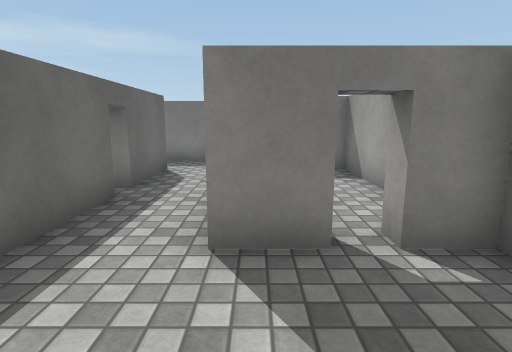
View 1 (above)

16 first-person views from a walk through a 3-D level made in the Unity game engine. The camera is 1.3 m above the floor, tilts 10° down and sees 80° across. The floor is counted in squares, 1 m on a side. Each view is taken from the middle of a square. On the plan, view 1 faces up. The plan holds only what a view shows up to about 14 squares ahead; the rest is blank. Door leaves are left out, so doorways stand open. Surface patterns are stand-ins for the level's own textures.

View 2
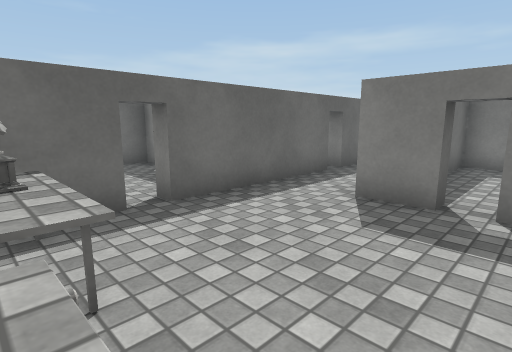

View 3
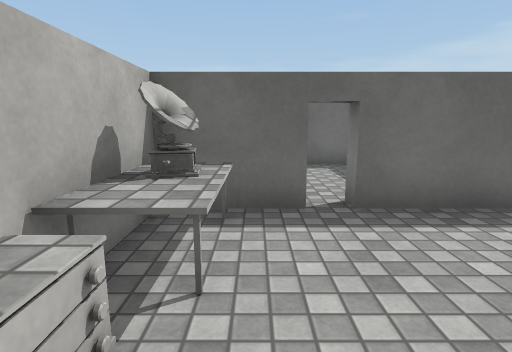

View 4
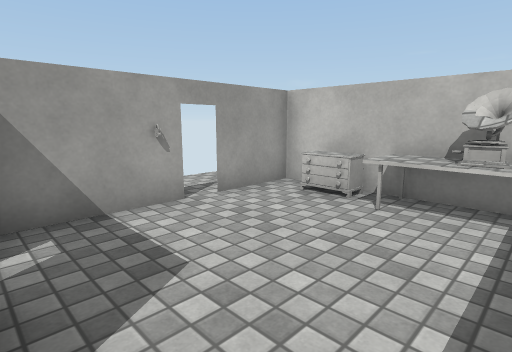

View 5
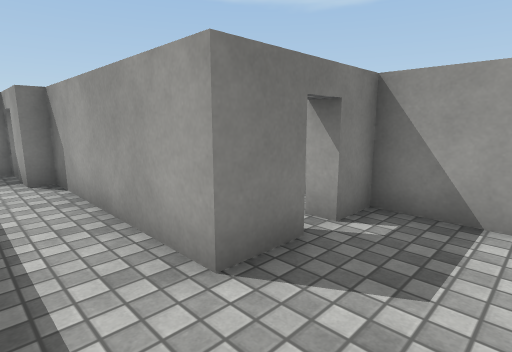

View 6
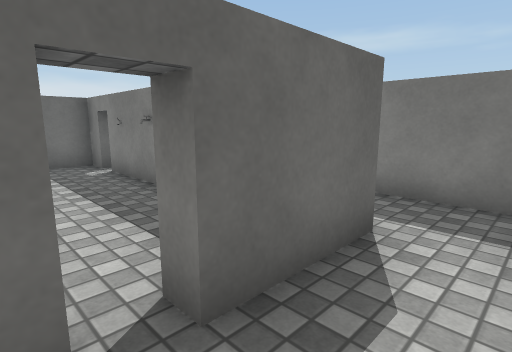

View 7
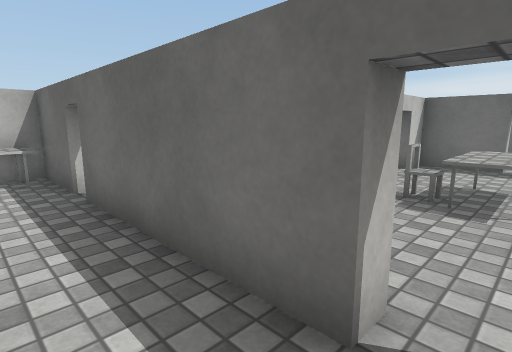

View 8
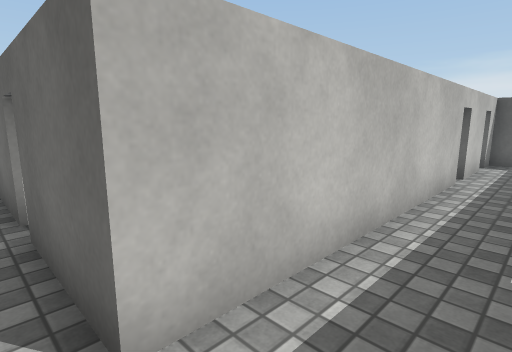

View 9
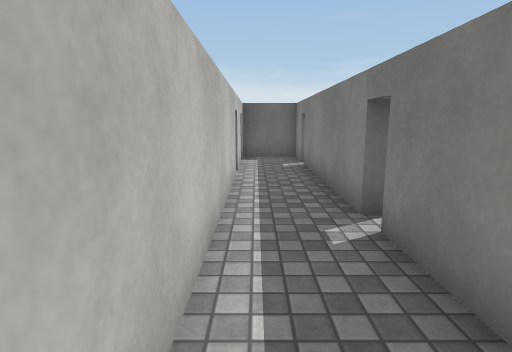

View 10
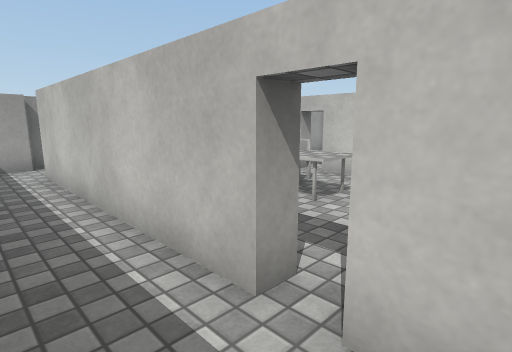

View 11
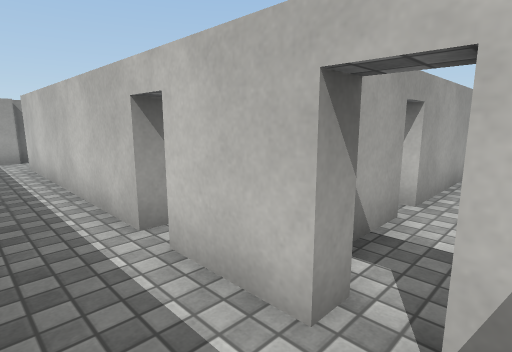

View 12
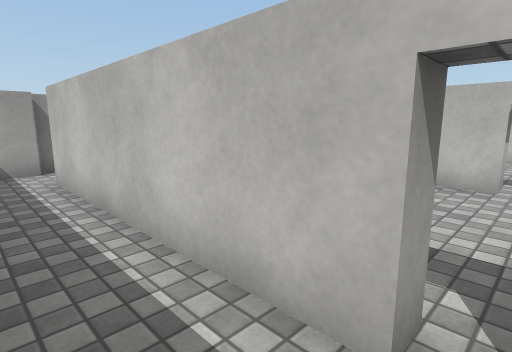

View 13
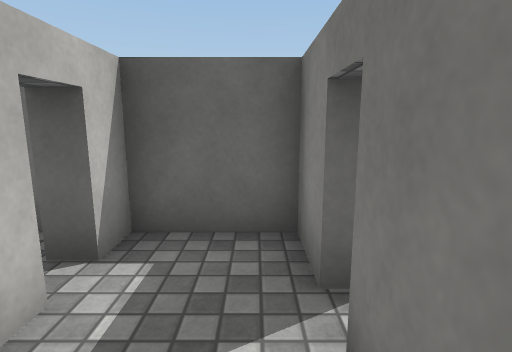

View 14
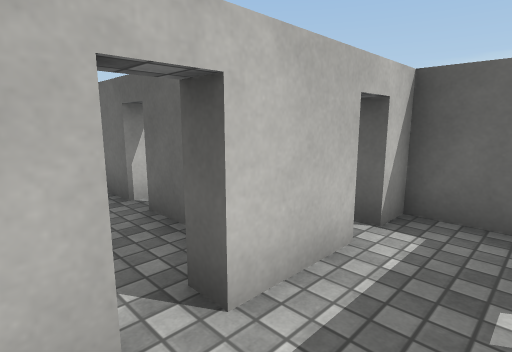

View 15
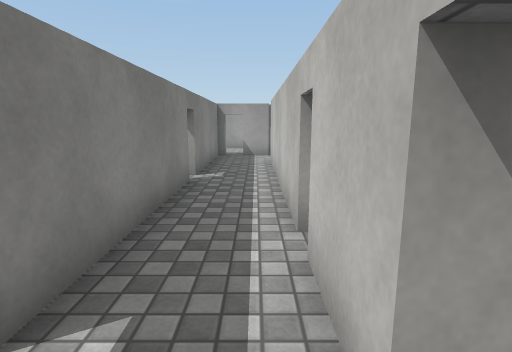

View 16
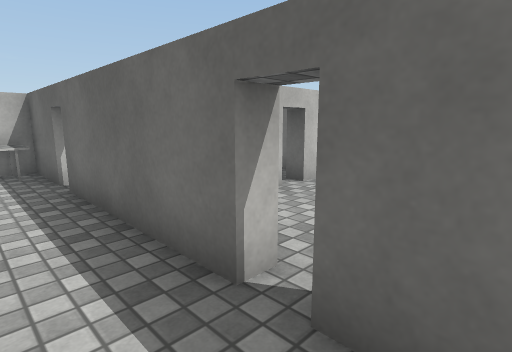

### Floor plan
Key: @ floor where view 1 was taken; # wall or solid block; . floor; D open door; T table; C chair; O other object.
Columns run from 14 left of view 1 to 3 right of it. Each row starts with its distance up from view 1.
 11 ##D#####D#####
 10 #............D
  9 #............##
  8 #DD#DO######..#
  7    #.......#..#
  6    D..T T..D..#
  5    D..TTT..D..#
  4    #...C...#..#
  3    #DD##D  #..#D##
  2            #.....#
  1            #.....#
  0            D..@.DD
 -1            #TTT..#
 -2            #TTTO.#
 -3            #######

Where each view was taken, in squares from view 1:
view 1: 0 up, 0 right, facing up
view 2: 2 down, 2 right, facing up-left
view 3: 1 down, 2 right, facing left
view 4: 3 up, 2 left, facing down-right
view 5: 1 up, 2 left, facing up-right
view 6: 5 up, 1 left, facing up-left
view 7: 6 up, 1 left, facing down-left
view 8: 10 up, 2 left, facing down-left
view 9: 9 up, 2 left, facing left
view 10: 10 up, 11 left, facing down-right
view 11: 10 up, 13 left, facing down-right
view 12: 10 up, 10 left, facing down-right
view 13: 10 up, 10 left, facing left
view 14: 10 up, 9 left, facing down-left
view 15: 9 up, 13 left, facing right
view 16: 7 up, 1 left, facing down-left
